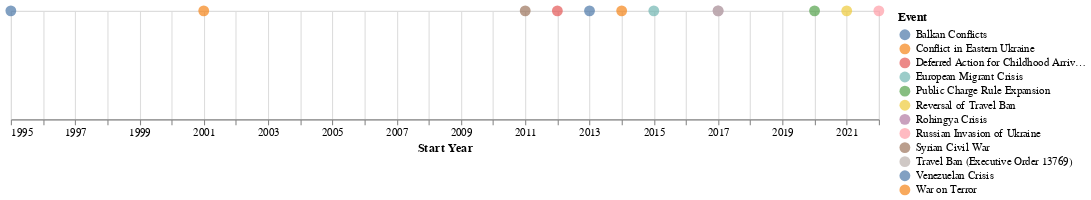

The cell this chart's notebook holds for it:
### Code cell
df['Start Year'] = df['Year'].str.extract(r'(\d{4})').astype(float)

selection = alt.selection_point(fields=['Start Year'], on="click")
color_condition = alt.condition(selection, "Event:N", alt.value("lightgray"))

points = alt.Chart(df).mark_circle(size=100).encode(
    x=alt.X(
        'Start Year:Q',
        scale=alt.Scale(domain=[1995, 2022]),
        axis=alt.Axis(format='d')
    ),
    y=alt.value(0),
    tooltip=[
        alt.Tooltip('Start Year:Q', title='Year'),
        alt.Tooltip('Event:N', title='Event'),
        alt.Tooltip('Description:N', title='Description'),
        alt.Tooltip('Migration Impact:N', title='Migration Impact')
    ],
    color=color_condition
).add_params(
    selection
).properties(
    width=800,
    height=100
)

points

### Figure 1 — Vega-Lite specification as saved in the notebook (floating-point values rounded to 4 significant figures)
{"config": {"view": {"continuousWidth": 300, "continuousHeight": 300}}, "data": {"name": "data-5da39350f8c72fbf38c0c7c85fb9db22"}, "mark": {"type": "circle", "size": 100}, "encoding": {"color": {"condition": {"param": "param_10", "field": "Event", "type": "nominal"}, "value": "lightgray"}, "tooltip": [{"field": "Start Year", "title": "Year", "type": "quantitative"}, {"field": "Event", "title": "Event", "type": "nominal"}, {"field": "Description", "title": "Description", "type": "nominal"}, {"field": "Migration Impact", "title": "Migration Impact", "type": "nominal"}], "x": {"axis": {"format": "d"}, "field": "Start Year", "scale": {"domain": [1995, 2022]}, "type": "quantitative"}, "y": {"value": 0}}, "height": 100, "params": [{"name": "param_10", "select": {"type": "point", "fields": ["Start Year"], "on": "click"}}], "width": 800, "$schema": "https://vega.github.io/schema/vega-lite/v5.20.1.json", "datasets": {"data-5da39350f8c72fbf38c0c7c85fb9db22": [{"Year": "1995–1999", "Event": "Balkan Conflicts", "Description": "A series of wars following the breakup of Yugoslavia, including the Kosovo War.", "Migration Impact": "Displacement of millions within the Balkans and migration to Western Europe and North America.", "Start Year": 1995.0}, {"Year": "2001–present", "Event": "War on Terror", "Description": "Initiated by the U.S. after the September 11 attacks, leading to conflicts in Afghanistan and Iraq.", "Migration Impact": "Millions displaced internally and internationally, notably from Afghanistan and Iraq.", "Start Year": 2001.0}, {"Year": "2011–present", "Event": "Syrian Civil War", "Description": "Ongoing conflict between the Syrian government and various factions.", "Migration Impact": "Over 6 million Syrians fled the country, causing a global refugee crisis.", "Start Year": 2011.0}, {"Year": "2013–present", "Event": "Venezuelan Crisis", "Description": "Economic collapse and political turmoil under the Bolivarian government.", "Migration Impact": "More than 7 million Venezuelans emigrated, primarily to neighboring Latin American countries.", "Start Year": 2013.0}, {"Year": "2014–present", "Event": "Conflict in Eastern Ukraine", "Description": "Armed conflict between Ukrainian forces and separatist groups.", "Migration Impact": "Displacement of millions within Ukraine and migration to neighboring countries.", "Start Year": 2014.0}, {"Year": "2015–2016", "Event": "European Migrant Crisis", "Description": "Surge in refugees and migrants entering Europe from the Middle East and Africa.", "Migration Impact": "Over 1 million people sought asylum in Europe, leading to significant political and social challenges.", "Start Year": 2015.0}, {"Year": "2017–present", "Event": "Rohingya Crisis", "Description": "Persecution of the Rohingya Muslim minority in Myanmar.", "Migration Impact": "Approximately 700,000 Rohingya fled to Bangladesh, creating one of the world's largest refugee camps.", "Start Year": 2017.0}, {"Year": "2022–present", "Event": "Russian Invasion of Ukraine", "Description": "Full-scale invasion leading to widespread conflict.", "Migration Impact": "Europe's largest refugee crisis since WWII, with millions fleeing to neighboring countries.", "Start Year": 2022.0}, {"Year": "2012", "Event": "Deferred Action for Childhood Arrivals (DACA)", "Description": "Initiated by the Obama administration, DACA allows certain undocumented individuals who entered the U.S. as children to receive a renewable two-year deferral from deportation and become eligible for a work permit, provided they meet specific criteria.", "Migration Impact": "Protected over 800,000 individuals ('Dreamers') from deportation, allowing them access to work, education, and other opportunities.", "Start Year": 2012.0}, {"Year": "2017", "Event": "Travel Ban (Executive Order 13769)", "Description": "Signed by President Trump, this executive order restricted travel from several predominantly Muslim countries, citing national security concerns.", "Migration Impact": "Separated families, stranded travelers, and created legal challenges. Affected thousands seeking entry into the U.S., including refugees.", "Start Year": 2017.0}, {"Year": "2020", "Event": "Public Charge Rule Expansion", "Description": "Implemented by the Trump administration, it expanded the criteria for denying green cards to immigrants likely to require public benefits.", "Migration Impact": "Discouraged immigrant families from accessing public assistance programs, impacting their health, housing, and financial stability.", "Start Year": 2020.0}, {"Year": "2021", "Event": "Reversal of Travel Ban", "Description": "President Biden rescinded the travel bans enacted under the Trump administration, aiming to restore U.S. immigration policies.", "Migration Impact": "Allowed individuals from previously restricted countries to travel and immigrate, reuniting families and promoting global exchange.", "Start Year": 2021.0}]}}
